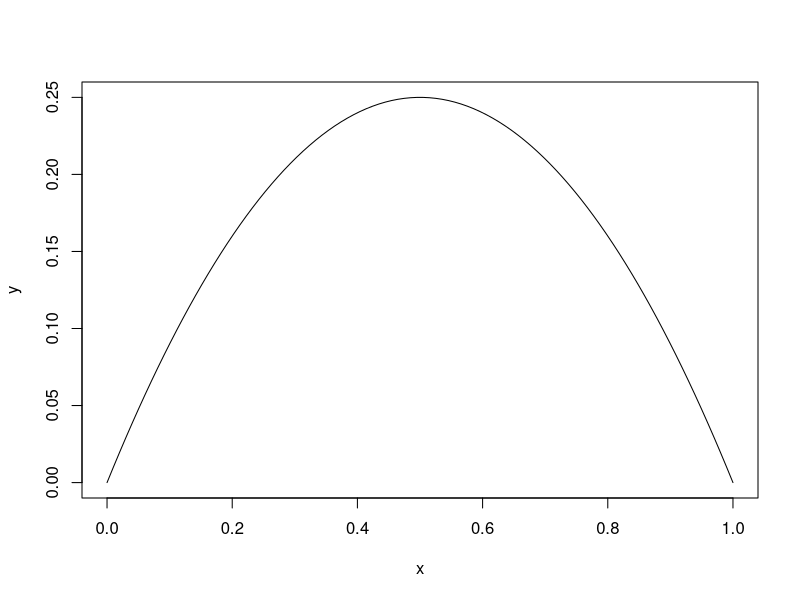

The R script that drew this image:
## ---- chunk 1
knitr::opts_chunk$set(echo = TRUE)
library(tidyverse)
## ---- chunk 2
o = outer(1:6,1:6,FUN = function(x,y){paste0("(",x,",",y,")")})
o
## ---- chunk 3
o[,5]
## ---- chunk 4
o[5,]
## ---- chunk 5
x = seq(0,1,length.out = 100)
y = x * (1-x)

plot(x,y,type = "l")
## ---- chunk 6
r = data.frame(x0 = c(0.15,0.15),x1 = c(0.07,0.63))
names(r) <- c("Rain (X=0)", "No Rain (X=1)")
rownames(r) <- c("Long Commute (Y=0)", "Short Commute (Y=1)")
r
## ---- chunk 7
(PrY = rowSums(r))
(PrX = colSums(r))
## ---- chunk 8
r
## ---- chunk 9
r[ , 2]
## ---- chunk 10
gapminder <- dslabs::gapminder
gapminder_new <- gapminder %>%
  filter(year == 2015) %>%
  mutate(fertility_above_2 = (fertility > 2.1)) # dummy variable for fertility rate above replacement rate
gn = gapminder_new %>% filter(country != "Greenland")
abs_tab = table(gn$continent, gn$fertility_above_2)
prop_tab = round(prop.table(abs_tab),2)
## ---- chunk 11
r1 = prop_tab[,1] / sum(prop_tab[,1])
## ---- chunk 12
r2 = prop_tab[3,] / sum(prop_tab[3,])
## ---- chunk 13
r3 = colSums(prop_tab)
## ---- chunk 14
pr_a0 = c(0.7,0.13,0.1,0.05,0.02)
# check
sum(pr_a0)
## ---- chunk 15
pr_a0 %*% 0:4 # the %*% performs a vector multiplication. a dot-product.
## ---- chunk 16
pr_a1 = c(0.9,0.07,0.02,0.01,0.00)
# check
sum(pr_a1)
## ---- chunk 17
pr_a1 %*% 0:4
